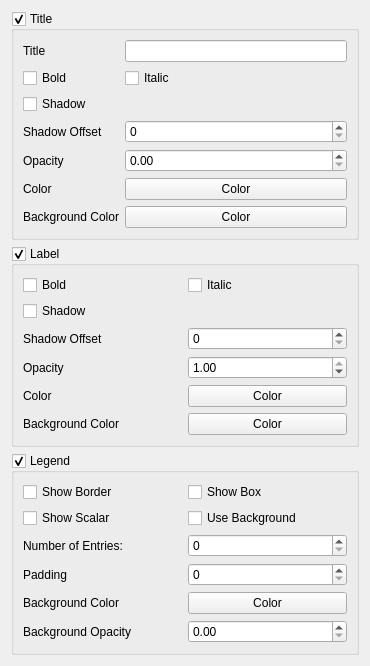
<?xml version="1.0" encoding="UTF-8"?>
<ui version="4.0">
 <class>PieSettings</class>
 <widget class="QWidget" name="PieSettings">
  <property name="geometry">
   <rect>
    <x>0</x>
    <y>0</y>
    <width>370</width>
    <height>636</height>
   </rect>
  </property>
  <property name="windowTitle">
   <string>Form</string>
  </property>
  <layout class="QGridLayout" name="gridLayout_2">
   <item row="0" column="0">
    <layout class="QGridLayout" name="gridLayout">
     <item row="1" column="0">
      <widget class="QGroupBox" name="labelGroupBox">
       <property name="title">
        <string>Label</string>
       </property>
       <property name="checkable">
        <bool>true</bool>
       </property>
       <layout class="QGridLayout" name="gridLayout_8">
        <item row="0" column="0">
         <layout class="QGridLayout" name="gridLayout_7">
          <item row="2" column="0">
           <widget class="QLabel" name="label_10">
            <property name="text">
             <string>Shadow Offset</string>
            </property>
           </widget>
          </item>
          <item row="2" column="1">
           <widget class="QSpinBox" name="labelShadowOffsetSpinBox"/>
          </item>
          <item row="3" column="0">
           <widget class="QLabel" name="label_11">
            <property name="text">
             <string>Opacity</string>
            </property>
           </widget>
          </item>
          <item row="1" column="0">
           <widget class="QCheckBox" name="labelShadowCheckBox">
            <property name="text">
             <string>Shadow</string>
            </property>
           </widget>
          </item>
          <item row="4" column="0">
           <widget class="QLabel" name="label_12">
            <property name="text">
             <string>Color</string>
            </property>
           </widget>
          </item>
          <item row="4" column="1">
           <widget class="Widgets::ColorPushButton" name="labelColorButton">
            <property name="text">
             <string>Color</string>
            </property>
           </widget>
          </item>
          <item row="0" column="1">
           <widget class="QCheckBox" name="labelItalicCheckBox">
            <property name="text">
             <string>Italic</string>
            </property>
           </widget>
          </item>
          <item row="0" column="0">
           <widget class="QCheckBox" name="labelBoldCheckBox">
            <property name="text">
             <string>Bold</string>
            </property>
           </widget>
          </item>
          <item row="5" column="0">
           <widget class="QLabel" name="label_13">
            <property name="text">
             <string>Background Color</string>
            </property>
           </widget>
          </item>
          <item row="5" column="1">
           <widget class="Widgets::ColorPushButton" name="labelBgColorButton">
            <property name="text">
             <string>Color</string>
            </property>
           </widget>
          </item>
          <item row="3" column="1">
           <widget class="QDoubleSpinBox" name="labelOpacitySpinBox">
            <property name="maximum">
             <double>1.000000000000000</double>
            </property>
            <property name="singleStep">
             <double>0.100000000000000</double>
            </property>
            <property name="value">
             <double>1.000000000000000</double>
            </property>
           </widget>
          </item>
         </layout>
        </item>
       </layout>
      </widget>
     </item>
     <item row="0" column="0">
      <widget class="QGroupBox" name="titleGroupBox">
       <property name="title">
        <string>Title</string>
       </property>
       <property name="checkable">
        <bool>true</bool>
       </property>
       <layout class="QGridLayout" name="gridLayout_6">
        <item row="0" column="0">
         <layout class="QGridLayout" name="gridLayout_5">
          <item row="6" column="1">
           <widget class="QLabel" name="label_8">
            <property name="text">
             <string>Background Color</string>
            </property>
           </widget>
          </item>
          <item row="2" column="1">
           <widget class="QCheckBox" name="titleShadowCheckBox">
            <property name="text">
             <string>Shadow</string>
            </property>
           </widget>
          </item>
          <item row="4" column="1">
           <widget class="QLabel" name="label_6">
            <property name="text">
             <string>Opacity</string>
            </property>
           </widget>
          </item>
          <item row="5" column="2">
           <widget class="Widgets::ColorPushButton" name="titleColorButton">
            <property name="text">
             <string>Color</string>
            </property>
           </widget>
          </item>
          <item row="6" column="2">
           <widget class="Widgets::ColorPushButton" name="titleBgColorButton">
            <property name="text">
             <string>Color</string>
            </property>
           </widget>
          </item>
          <item row="0" column="1">
           <widget class="QLabel" name="label_5">
            <property name="text">
             <string>Title</string>
            </property>
           </widget>
          </item>
          <item row="1" column="2">
           <widget class="QCheckBox" name="titleItalicCheckBox">
            <property name="text">
             <string>Italic</string>
            </property>
           </widget>
          </item>
          <item row="5" column="1">
           <widget class="QLabel" name="label_7">
            <property name="text">
             <string>Color</string>
            </property>
           </widget>
          </item>
          <item row="1" column="1">
           <widget class="QCheckBox" name="titleBoldCheckBox">
            <property name="text">
             <string>Bold</string>
            </property>
           </widget>
          </item>
          <item row="3" column="1">
           <widget class="QLabel" name="label_9">
            <property name="text">
             <string>Shadow Offset</string>
            </property>
           </widget>
          </item>
          <item row="3" column="2">
           <widget class="QSpinBox" name="titleShadowOffset"/>
          </item>
          <item row="4" column="2">
           <widget class="QDoubleSpinBox" name="titleOpacitySpinBox">
            <property name="maximum">
             <double>1.000000000000000</double>
            </property>
            <property name="singleStep">
             <double>0.100000000000000</double>
            </property>
           </widget>
          </item>
          <item row="0" column="2">
           <widget class="QLineEdit" name="titleEdit"/>
          </item>
         </layout>
        </item>
       </layout>
      </widget>
     </item>
     <item row="2" column="0">
      <widget class="QGroupBox" name="legendGroupBox">
       <property name="title">
        <string>Legend</string>
       </property>
       <property name="checkable">
        <bool>true</bool>
       </property>
       <layout class="QGridLayout" name="gridLayout_4">
        <item row="0" column="0">
         <layout class="QGridLayout" name="gridLayout_3">
          <item row="2" column="1">
           <widget class="QSpinBox" name="entriesNumSpinBox"/>
          </item>
          <item row="4" column="0">
           <widget class="QLabel" name="label_3">
            <property name="text">
             <string>Background Color</string>
            </property>
           </widget>
          </item>
          <item row="1" column="0">
           <widget class="QCheckBox" name="showScalarCheckBox">
            <property name="text">
             <string>Show Scalar</string>
            </property>
           </widget>
          </item>
          <item row="3" column="0">
           <widget class="QLabel" name="label_2">
            <property name="text">
             <string>Padding</string>
            </property>
           </widget>
          </item>
          <item row="4" column="1">
           <widget class="Widgets::ColorPushButton" name="legendBgColorButton">
            <property name="text">
             <string>Color</string>
            </property>
           </widget>
          </item>
          <item row="3" column="1">
           <widget class="QSpinBox" name="paddingSpinBox"/>
          </item>
          <item row="0" column="0">
           <widget class="QCheckBox" name="showBorderCheckBox">
            <property name="text">
             <string>Show Border</string>
            </property>
           </widget>
          </item>
          <item row="2" column="0">
           <widget class="QLabel" name="label">
            <property name="text">
             <string>Number of Entries:</string>
            </property>
           </widget>
          </item>
          <item row="0" column="1">
           <widget class="QCheckBox" name="showBoxCheckBox">
            <property name="text">
             <string>Show Box</string>
            </property>
           </widget>
          </item>
          <item row="1" column="1">
           <widget class="QCheckBox" name="useBackgroundCheckBox">
            <property name="text">
             <string>Use Background</string>
            </property>
           </widget>
          </item>
          <item row="5" column="0">
           <widget class="QLabel" name="label_4">
            <property name="text">
             <string>Background Opacity</string>
            </property>
           </widget>
          </item>
          <item row="5" column="1">
           <widget class="QDoubleSpinBox" name="bgOpacitySpinBox">
            <property name="maximum">
             <double>1.000000000000000</double>
            </property>
            <property name="singleStep">
             <double>0.100000000000000</double>
            </property>
           </widget>
          </item>
         </layout>
        </item>
       </layout>
      </widget>
     </item>
    </layout>
   </item>
  </layout>
 </widget>
 <customwidgets>
  <customwidget>
   <class>Widgets::ColorPushButton</class>
   <extends>QPushButton</extends>
   <header location="global">colorpushbutton.h</header>
  </customwidget>
 </customwidgets>
 <resources/>
 <connections/>
</ui>
